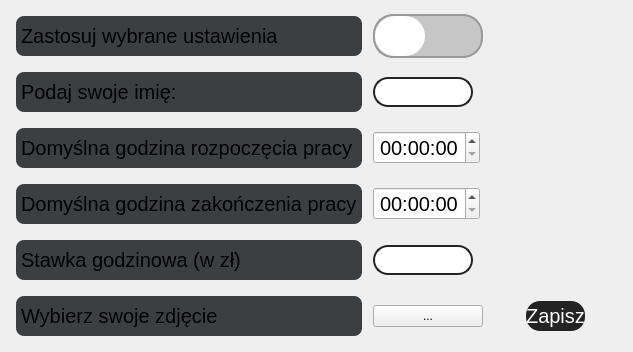
            <widget class="QWidget" name="page_3">
             <layout class="QVBoxLayout" name="verticalLayout_8">
              <item>
               <layout class="QGridLayout" name="gridLayout_4" rowstretch="0,0,0,0,0,0" columnstretch="0,0,0">
                <property name="sizeConstraint">
                 <enum>QLayout::SetDefaultConstraint</enum>
                </property>
                <item row="1" column="0">
                 <widget class="QLabel" name="label_21">
                  <property name="minimumSize">
                   <size>
                    <width>0</width>
                    <height>50</height>
                   </size>
                  </property>
                  <property name="maximumSize">
                   <size>
                    <width>16777215</width>
                    <height>50</height>
                   </size>
                  </property>
                  <property name="font">
                   <font>
                    <pointsize>15</pointsize>
                   </font>
                  </property>
                  <property name="styleSheet">
                   <string notr="true">background-color: rgb(60, 63, 65);
border-radius:8px;
margin:5px;</string>
                  </property>
                  <property name="text">
                   <string>Podaj swoje imię:</string>
                  </property>
                 </widget>
                </item>
                <item row="0" column="1">
                 <widget class="QRadioButton" name="radioButton">
                  <property name="minimumSize">
                   <size>
                    <width>0</width>
                    <height>40</height>
                   </size>
                  </property>
                  <property name="styleSheet">
                   <string notr="true">QRadioButton{
	height:40px;
	width:50px;
	background:#c6c6c6;
	border-radius:20px;
	border:2px solid #999999;

}
QRadioButton:hover::unchecked{
border:2px solid #03a9f4;
}
QRadioButton:hover::checked{
border:2px solid #999999;
}
QRadioButton:checked{
	background:#03a9f4;
}
QRadioButton::indicator::unchecked {

height:40px;
width:50%;
border-radius:20px;
    background:#fff;
}

QRadioButton::indicator::checked {
	height:40px;
	width:50%;
	border-radius:20px;
	left:56px;
    background:#fff;
	
}



</string>
                  </property>
                  <property name="text">
                   <string/>
                  </property>
                 </widget>
                </item>
                <item row="5" column="1">
                 <widget class="QPushButton" name="pushButton_10">
                  <property name="text">
                   <string>...</string>
                  </property>
                 </widget>
                </item>
                <item row="5" column="2">
                 <widget class="QPushButton" name="pushButton_4">
                  <property name="sizePolicy">
                   <sizepolicy hsizetype="Preferred" vsizetype="Preferred">
                    <horstretch>0</horstretch>
                    <verstretch>0</verstretch>
                   </sizepolicy>
                  </property>
                  <property name="maximumSize">
                   <size>
                    <width>200</width>
                    <height>30</height>
                   </size>
                  </property>
                  <property name="font">
                   <font>
                    <pointsize>15</pointsize>
                   </font>
                  </property>
                  <property name="layoutDirection">
                   <enum>Qt::LeftToRight</enum>
                  </property>
                  <property name="styleSheet">
                   <string notr="true">QPushButton {
	color: rgb(255, 255, 255);
	background-color: rgb(35, 35, 35);
	border: 0px solid;
	border-radius:14px;
	left:25px;
	margin-left:auto;
	margin-right:auto;

}
QPushButton:hover {
	background-color: rgb(85, 170, 255);

}</string>
                  </property>
                  <property name="text">
                   <string>Zapisz</string>
                  </property>
                 </widget>
                </item>
                <item row="5" column="0">
                 <widget class="QLabel" name="label_23">
                  <property name="minimumSize">
                   <size>
                    <width>0</width>
                    <height>50</height>
                   </size>
                  </property>
                  <property name="font">
                   <font>
                    <pointsize>15</pointsize>
                   </font>
                  </property>
                  <property name="styleSheet">
                   <string notr="true">background-color: rgb(60, 63, 65);
border-radius:8px;
margin:5px;</string>
                  </property>
                  <property name="text">
                   <string>Wybierz swoje zdjęcie</string>
                  </property>
                 </widget>
                </item>
                <item row="1" column="2" rowspan="3">
                 <widget class="QLabel" name="IMG">
                  <property name="maximumSize">
                   <size>
                    <width>250</width>
                    <height>220</height>
                   </size>
                  </property>
                  <property name="text">
                   <string/>
                  </property>
                  <property name="pixmap">
                   <pixmap>img/User-icon.png</pixmap>
                  </property>
                  <property name="scaledContents">
                   <bool>false</bool>
                  </property>
                  <property name="alignment">
                   <set>Qt::AlignCenter</set>
                  </property>
                 </widget>
                </item>
                <item row="1" column="1">
                 <widget class="QLineEdit" name="lineEdit">
                  <property name="maximumSize">
                   <size>
                    <width>100</width>
                    <height>16777215</height>
                   </size>
                  </property>
                  <property name="font">
                   <font>
                    <pointsize>15</pointsize>
                   </font>
                  </property>
                  <property name="styleSheet">
                   <string notr="true">QLineEdit{
	border:2px solid #232323;

	color:#fff;
	border-radius:15px;
}
QLineEdit:hover{
	border:2px solid rgb(54, 54, 54);
}
QLineEdit:focus{
	background-color: rgb(54, 54, 54);
	
	border-color: rgb(0, 170, 255);
}
</string>
                  </property>
                  <property name="alignment">
                   <set>Qt::AlignCenter</set>
                  </property>
                  <property name="placeholderText">
                   <string>Name</string>
                  </property>
                 </widget>
                </item>
                <item row="2" column="1">
                 <widget class="QTimeEdit" name="timeEdit_3">
                  <property name="sizePolicy">
                   <sizepolicy hsizetype="Fixed" vsizetype="Fixed">
                    <horstretch>0</horstretch>
                    <verstretch>0</verstretch>
                   </sizepolicy>
                  </property>
                  <property name="font">
                   <font>
                    <pointsize>15</pointsize>
                   </font>
                  </property>
                  <property name="alignment">
                   <set>Qt::AlignCenter</set>
                  </property>
                 </widget>
                </item>
                <item row="4" column="0">
                 <widget class="QLabel" name="label_19">
                  <property name="minimumSize">
                   <size>
                    <width>0</width>
                    <height>50</height>
                   </size>
                  </property>
                  <property name="font">
                   <font>
                    <pointsize>15</pointsize>
                   </font>
                  </property>
                  <property name="styleSheet">
                   <string notr="true">background-color: rgb(60, 63, 65);
border-radius:8px;
margin:5px;</string>
                  </property>
                  <property name="text">
                   <string>Stawka godzinowa (w zł)</string>
                  </property>
                 </widget>
                </item>
                <item row="3" column="0">
                 <widget class="QLabel" name="label_18">
                  <property name="minimumSize">
                   <size>
                    <width>0</width>
                    <height>50</height>
                   </size>
                  </property>
                  <property name="font">
                   <font>
                    <pointsize>15</pointsize>
                   </font>
                  </property>
                  <property name="styleSheet">
                   <string notr="true">background-color: rgb(60, 63, 65);
border-radius:8px;
margin:5px;</string>
                  </property>
                  <property name="text">
                   <string>Domyślna godzina zakończenia pracy</string>
                  </property>
                 </widget>
                </item>
                <item row="0" column="2">
                 <widget class="QLabel" name="label">
                  <property name="text">
                   <string/>
                  </property>
                 </widget>
                </item>
                <item row="0" column="0">
                 <widget class="QLabel" name="label_15">
                  <property name="minimumSize">
                   <size>
                    <width>0</width>
                    <height>50</height>
                   </size>
                  </property>
                  <property name="font">
                   <font>
                    <pointsize>15</pointsize>
                   </font>
                  </property>
                  <property name="styleSheet">
                   <string notr="true">background-color: rgb(60, 63, 65);
border-radius:8px;
margin:5px;</string>
                  </property>
                  <property name="text">
                   <string>Zastosuj wybrane ustawienia</string>
                  </property>
                 </widget>
                </item>
                <item row="4" column="1">
                 <widget class="QLineEdit" name="lineEdit_3">
                  <property name="sizePolicy">
                   <sizepolicy hsizetype="Fixed" vsizetype="Fixed">
                    <horstretch>0</horstretch>
                    <verstretch>0</verstretch>
                   </sizepolicy>
                  </property>
                  <property name="maximumSize">
                   <size>
                    <width>100</width>
                    <height>16777215</height>
                   </size>
                  </property>
                  <property name="font">
                   <font>
                    <pointsize>15</pointsize>
                   </font>
                  </property>
                  <property name="styleSheet">
                   <string notr="true">QLineEdit{
	border:2px solid #232323;

	color:#fff;
	border-radius:15px;
}
QLineEdit:hover{
	border:2px solid rgb(54, 54, 54);
}
QLineEdit:focus{
	background-color: rgb(54, 54, 54);
	
	border-color: rgb(0, 170, 255);
}</string>
                  </property>
                  <property name="maxLength">
                   <number>50</number>
                  </property>
                  <property name="alignment">
                   <set>Qt::AlignCenter</set>
                  </property>
                  <property name="placeholderText">
                   <string>20</string>
                  </property>
                 </widget>
                </item>
                <item row="3" column="1">
                 <widget class="QTimeEdit" name="timeEdit_4">
                  <property name="sizePolicy">
                   <sizepolicy hsizetype="Fixed" vsizetype="Fixed">
                    <horstretch>0</horstretch>
                    <verstretch>0</verstretch>
                   </sizepolicy>
                  </property>
                  <property name="font">
                   <font>
                    <pointsize>15</pointsize>
                   </font>
                  </property>
                  <property name="alignment">
                   <set>Qt::AlignCenter</set>
                  </property>
                 </widget>
                </item>
                <item row="2" column="0">
                 <widget class="QLabel" name="label_17">
                  <property name="minimumSize">
                   <size>
                    <width>0</width>
                    <height>50</height>
                   </size>
                  </property>
                  <property name="font">
                   <font>
                    <pointsize>15</pointsize>
                   </font>
                  </property>
                  <property name="styleSheet">
                   <string notr="true">background-color: rgb(60, 63, 65);
border-radius:8px;
margin:5px;</string>
                  </property>
                  <property name="text">
                   <string>Domyślna godzina rozpoczęcia pracy</string>
                  </property>
                 </widget>
                </item>
               </layout>
              </item>
             </layout>
            </widget>
